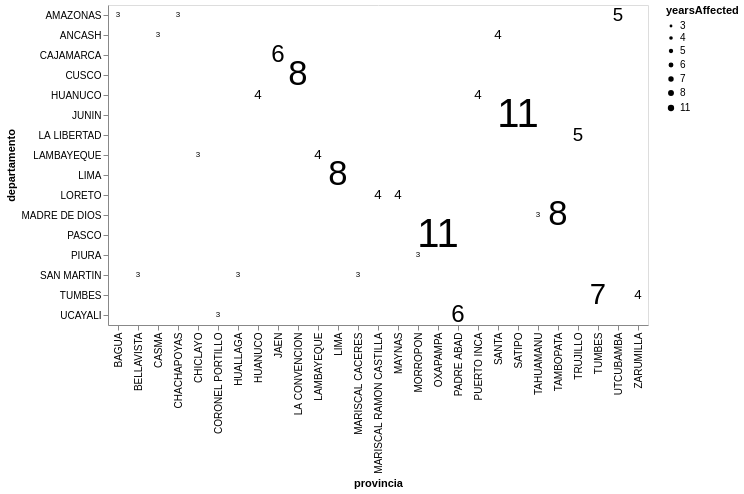

Notebook cell for this chart:
### Code cell
alt_worstProv=alt.Chart(worst_ProvYear_alarma_Frequency)

enc_worstProv=alt_worstProv.encode(
    y='departamento',
    x='provincia',
    text='yearsAffected:O',
    size='yearsAffected:O'
)

enc_worstProv.mark_text()

### Figure 1 — Vega specification as saved in the notebook (floating-point values rounded to 4 significant figures)
{"$schema": "https://vega.github.io/schema/vega/v5.json", "data": [{"name": "source_0", "values": [{"departamento": "AMAZONAS", "provincia": "BAGUA", "yearsAffected": 3}, {"departamento": "AMAZONAS", "provincia": "CHACHAPOYAS", "yearsAffected": 3}, {"departamento": "AMAZONAS", "provincia": "UTCUBAMBA", "yearsAffected": 5}, {"departamento": "ANCASH", "provincia": "CASMA", "yearsAffected": 3}, {"departamento": "ANCASH", "provincia": "SANTA", "yearsAffected": 4}, {"departamento": "CAJAMARCA", "provincia": "JAEN", "yearsAffected": 6}, {"departamento": "CUSCO", "provincia": "LA CONVENCION", "yearsAffected": 8}, {"departamento": "HUANUCO", "provincia": "HUANUCO", "yearsAffected": 4}, {"departamento": "HUANUCO", "provincia": "PUERTO INCA", "yearsAffected": 4}, {"departamento": "JUNIN", "provincia": "SATIPO", "yearsAffected": 11}, {"departamento": "LA LIBERTAD", "provincia": "TRUJILLO", "yearsAffected": 5}, {"departamento": "LAMBAYEQUE", "provincia": "CHICLAYO", "yearsAffected": 3}, {"departamento": "LAMBAYEQUE", "provincia": "LAMBAYEQUE", "yearsAffected": 4}, {"departamento": "LIMA", "provincia": "LIMA", "yearsAffected": 8}, {"departamento": "LORETO", "provincia": "MARISCAL RAMON CASTILLA", "yearsAffected": 4}, {"departamento": "LORETO", "provincia": "MAYNAS", "yearsAffected": 4}, {"departamento": "MADRE DE DIOS", "provincia": "TAHUAMANU", "yearsAffected": 3}, {"departamento": "MADRE DE DIOS", "provincia": "TAMBOPATA", "yearsAffected": 8}, {"departamento": "PASCO", "provincia": "OXAPAMPA", "yearsAffected": 11}, {"departamento": "PIURA", "provincia": "MORROPON", "yearsAffected": 3}, {"departamento": "SAN MARTIN", "provincia": "BELLAVISTA", "yearsAffected": 3}, {"departamento": "SAN MARTIN", "provincia": "HUALLAGA", "yearsAffected": 3}, {"departamento": "SAN MARTIN", "provincia": "MARISCAL CACERES", "yearsAffected": 3}, {"departamento": "TUMBES", "provincia": "TUMBES", "yearsAffected": 7}, {"departamento": "TUMBES", "provincia": "ZARUMILLA", "yearsAffected": 4}, {"departamento": "UCAYALI", "provincia": "CORONEL PORTILLO", "yearsAffected": 3}, {"departamento": "UCAYALI", "provincia": "PADRE ABAD", "yearsAffected": 6}]}, {"name": "source_0_x_domain_provincia", "values": [{"provincia": "BAGUA"}, {"provincia": "CHACHAPOYAS"}, {"provincia": "UTCUBAMBA"}, {"provincia": "CASMA"}, {"provincia": "SANTA"}, {"provincia": "JAEN"}, {"provincia": "LA CONVENCION"}, {"provincia": "HUANUCO"}, {"provincia": "PUERTO INCA"}, {"provincia": "SATIPO"}, {"provincia": "TRUJILLO"}, {"provincia": "CHICLAYO"}, {"provincia": "LAMBAYEQUE"}, {"provincia": "LIMA"}, {"provincia": "MARISCAL RAMON CASTILLA"}, {"provincia": "MAYNAS"}, {"provincia": "TAHUAMANU"}, {"provincia": "TAMBOPATA"}, {"provincia": "OXAPAMPA"}, {"provincia": "MORROPON"}, {"provincia": "BELLAVISTA"}, {"provincia": "HUALLAGA"}, {"provincia": "MARISCAL CACERES"}, {"provincia": "TUMBES"}, {"provincia": "ZARUMILLA"}, {"provincia": "CORONEL PORTILLO"}, {"provincia": "PADRE ABAD"}]}, {"name": "source_0_y_domain_departamento", "values": [{"departamento": "AMAZONAS"}, {"departamento": "ANCASH"}, {"departamento": "CAJAMARCA"}, {"departamento": "CUSCO"}, {"departamento": "HUANUCO"}, {"departamento": "JUNIN"}, {"departamento": "LA LIBERTAD"}, {"departamento": "LAMBAYEQUE"}, {"departamento": "LIMA"}, {"departamento": "LORETO"}, {"departamento": "MADRE DE DIOS"}, {"departamento": "PASCO"}, {"departamento": "PIURA"}, {"departamento": "SAN MARTIN"}, {"departamento": "TUMBES"}, {"departamento": "UCAYALI"}]}, {"name": "source_0_size_domain_yearsAffected", "values": [{"yearsAffected": 3}, {"yearsAffected": 5}, {"yearsAffected": 4}, {"yearsAffected": 6}, {"yearsAffected": 8}, {"yearsAffected": 11}, {"yearsAffected": 7}]}], "signals": [{"name": "x_step", "value": 20}, {"name": "width", "update": "bandspace(domain('x').length, 1, 0.5) * x_step"}, {"name": "y_step", "value": 20}, {"name": "height", "update": "bandspace(domain('y').length, 1, 0.5) * y_step"}], "marks": [{"type": "text", "name": "marks", "from": {"data": "source_0"}, "encode": {"update": {"x": {"field": "provincia", "scale": "x"}, "baseline": {"value": "middle"}, "y": {"field": "departamento", "scale": "y"}, "text": {"signal": "isValid(datum[\"yearsAffected\"]) ? datum[\"yearsAffected\"] : \"\"+datum[\"yearsAffected\"]"}, "align": {"value": "center"}, "fontSize": {"field": "yearsAffected", "scale": "size"}, "fill": {"value": "black"}}}, "style": ["text"]}], "scales": [{"name": "x", "type": "point", "domain": {"data": "source_0_x_domain_provincia", "field": "provincia", "sort": true}, "range": {"step": {"signal": "x_step"}}, "padding": 0.5}, {"name": "y", "type": "point", "domain": {"data": "source_0_y_domain_departamento", "field": "departamento", "sort": true}, "range": {"step": {"signal": "y_step"}}, "padding": 0.5}, {"name": "size", "type": "point", "domain": {"data": "source_0_size_domain_yearsAffected", "field": "yearsAffected", "sort": true}, "range": [8, 40]}], "axes": [{"scale": "x", "labelAngle": 270, "labelAlign": "right", "title": "provincia", "labelBaseline": "middle", "zindex": 0, "grid": false, "orient": "bottom"}, {"scale": "y", "zindex": 0, "orient": "left", "grid": false, "title": "departamento"}], "legends": [{"size": "size", "symbolType": "circle", "title": "yearsAffected", "encode": {"symbols": {"update": {"fill": {"value": "black"}, "stroke": {"value": "transparent"}}}}}], "style": "cell", "background": "white", "padding": 5}
